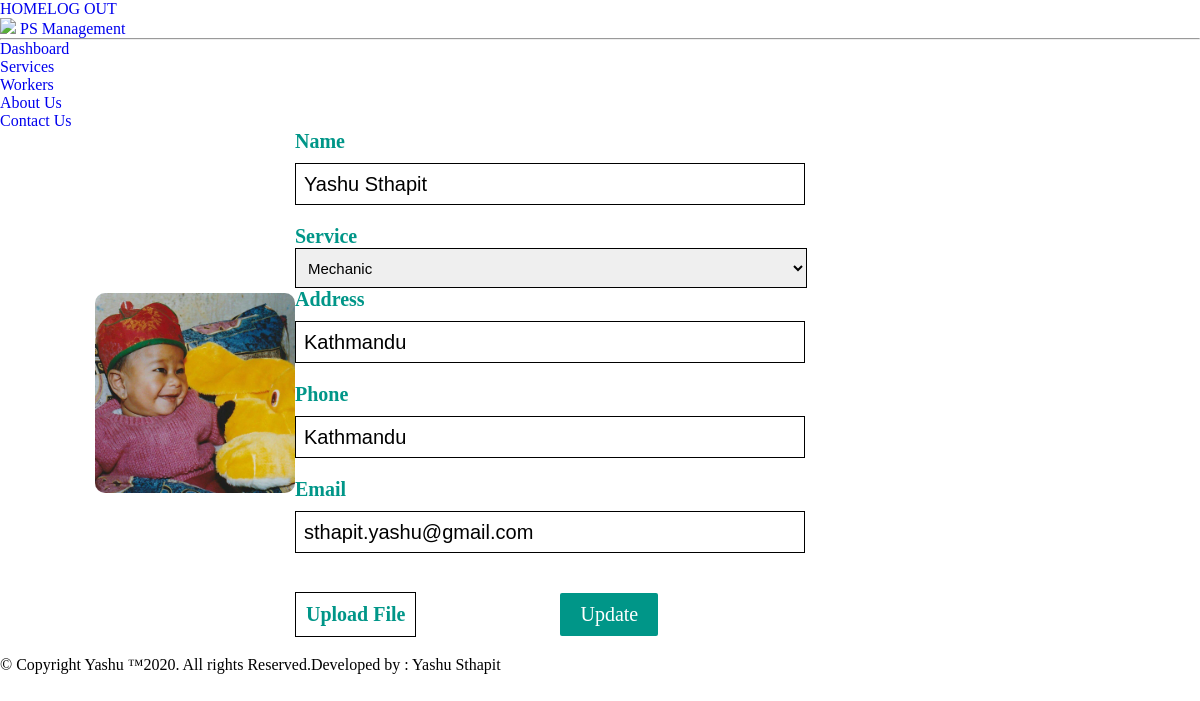
/Forms/updateWorkersForm.php?id=1, run on the app's committed database.
### tables this page shows
CREATE TABLE `workers_tbl` (
  `eid` int(11) NOT NULL,
  `sid` int(11) NOT NULL,
  `w_name` varchar(50) NOT NULL,
  `w_address` varchar(50) NOT NULL,
  `w_phone` varchar(20) NOT NULL,
  `w_email` varchar(50) NOT NULL,
  `w_image` varchar(500) NOT NULL
);

### Forms/updateWorkersForm.php (the view, shortened to what this page needs)
<?php
include('../config.php');
$id=$_GET['id'];
$query="select eid,id, w_name,w_address,w_phone,w_email,s_name,w_image from workers_tbl inner join services_tbl on services_tbl.id=workers_tbl.sid where eid=$id";
$result=mysqli_query($con,$query);
$data=mysqli_fetch_assoc($result);
$image=$data['w_image'];
$q="select * from services_tbl";
$service_check=mysqli_query($con,$q);
?>
<!DOCTYPE html>
<html>
<head>
	<link rel="stylesheet" href="../css/all.min.css">
	<link rel="stylesheet" href="../dashboard/css/style.css">
</head>
<body>
	<div class="container">
		<Nav id="header">
			<div class="container flex-row navbar">
				<div  id="navigation" class="nav-section flex-row">
					<div class="nav active"><a href="../index.php">HOME</a></div>
					<div class="nav"><a href="pages/login.php">LOG OUT</a></div>
				</div>
			</div>
		</Nav>
		<div class="sidebar">
			<div class="title_bar">
				<img src="../dashboard/images/sm.png" class="dashboard-img-logo">
				<a href="../index.php"  class="main-heading">PS Management</a>
				<hr>
			</div>
			<ul>
				<li>
					<a href="../dashboard/index.php" class="nav-link pad">Dashboard</a>
				</li>
				<li>
					<a href="../dashboard/pages/services.php" class="nav-link ">Services</a>
				</li>
				<li>
					<a href="../dashboard/pages/workers.php" class="nav-link active-sidebar">Workers</a>
				</li>
				<li>
					<a href="../dashboard/pages/about_us.php" class="nav-link">About Us</a>
				</li>
				<li>
					<a href="../dashboard/pages/contact.php" class="nav-link">Contact Us</a>
				</li>
			</ul>
		</div>
		<div class="main-content">
			<form action="../php/updateWorkers.php" method="post" enctype="multipart/form-data">
				<table cellspacing="0" cellpadding="0">
					<tr>
						<td rowspan="6">
							<img src="<?php echo $image;?> " class="viewTableImage">
						</td>
						<td colspan="2">
							<label>Name</label> <br>
							<input type="text" name="name" value="<?php echo $data['w_name']?>">
						</td>
					</tr>
					<tr>
						<td colspan="2">
							<label>Service</label> <br>
							<select name="services">
								<?php
									while($row=mysqli_fetch_assoc($service_check))
									{
										if($row['s_name']==$data['s_name'])
										{
											echo "<option value='".$row['id']."'selected>".$row['s_name']."</option>";
										}
									}
								 ?>
							</select>
						</td>
					</tr>
					<tr>
						<td colspan="2">
							<label>Address</label> <br>
							<input type="text" name="address" value="<?php echo $data['w_address']?>">
						</td>
					</tr>
					<tr>
						<td colspan="2">
							<label>Phone</label> <br>
							<input type="text" name="phone" value="<?php echo $data['w_phone']?>">
						</td>
					</tr>
					<tr>
						<td colspan="2">
							<label>Email</label> <br>
							<input type="text" name="email" value="<?php echo $data['w_email']?>">
						</td>
					</tr>
					<tr>
						<td>
							<label class="inputfile"> Upload File
							</label>
						</td>
						<td>
							<input type="submit" class="submit" value="Update">
						</td>
					</tr>
				</table>
			</form>
		</div>
		<div class="lower-footer">
			<div class=" footer-details mini-container  flex-row"  >
				<div class="left-footer"> &copy; Copyright Yashu &trade;2020. All rights Reserved. </div>
				<div class="right-footer"> Developed by : Yashu Sthapit</div></div>
			</div>
		</div>
	</body>
	</html>

### css/style.css (style rules this page uses)
html { scroll-behavior: smooth; }
* { padding: 0; margin: 0; font-family: "medium"; font-size: 16px; }
a { text-decoration: none; }
.container { max-width: 1200px; margin: 0 auto; }
.flex-row { display: flex; flex-direction: row; align-items: center; }

### Forms/updateWorkersForm.php (style rules this page uses)
table tr td { background-color: white; }
.main-content label { font-size: 20px; color: #009688; font-weight: bold; }
.main-content input[type="text"] { border: 0.1px solid black; margin-top: 10px; margin-bottom: 20px; width: 500px; height: 40px; font-size: 20px; font-family: "Helvetica"; padding-left: 8px; }
.main-content input[type="submit"],.submit { border: none; border-radius: 2px; margin-bottom: 20px; padding: 10px 20px; margin-top: 20px; color: white; font-size: 20px; background-color: #009688; margin-right: 15px; }
.main-content select { width: 512px; height: 40px; border: 0.1px solid black; font-size: 15px; font-family: "Helvetica"; padding-left: 8px; }
.inputfile { padding: 10px; background-color: white; border: 0.1px solid black; display: table; color: #fff; }
.viewTableImage { display: block; height: 200px; width: 200px; margin-left: 95px; border-radius: 10px }

### data on the page
workers_tbl: w_image (picture), name "Yashu Sthapit", address "Kathmandu", phone "Kathmandu", email "sthapit.yashu@gmail.com"

### other printed values
form field services "Mechanic"
